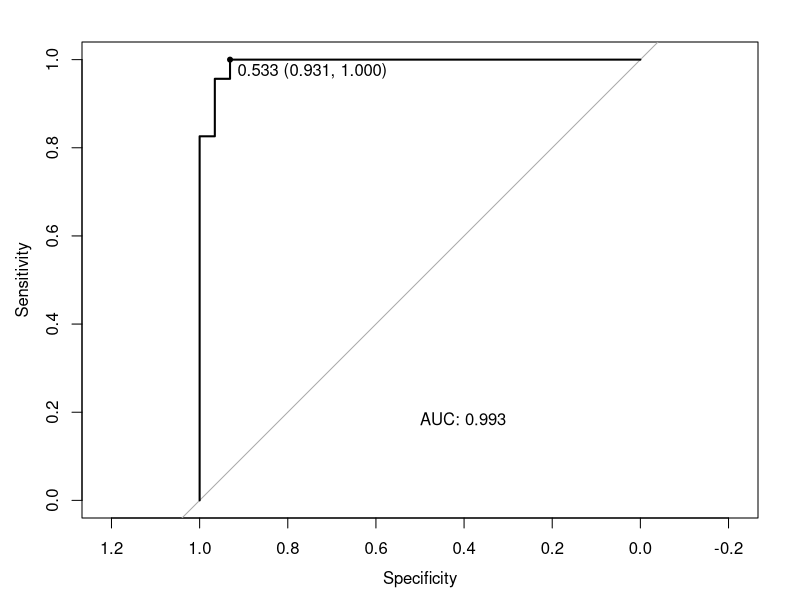

This chart was generated by the following R code:
# TODO: remove this from here, it will be present earlier in the markdown
library(MASS)
dataset <- read.csv("DataAssign2.csv")
set.seed(123)
train_indices <- sample(1:nrow(dataset), nrow(dataset) * 0.8)
train_data <- dataset[train_indices, ]
test_data <- dataset[-train_indices, ]

# fit an lda model imported from `MASS` on the training data we split earlier
lda.fit <- lda(V7 ~ V1 + V2 + V3 + V4 + V5 + V6, data=train_data)
print(lda.fit)

# we can now use the model to predict on our test data
lda.preds <- predict(lda.fit, test_data)

# let's create a confusion matrix to discuss our model's performance
lda.classes <- lda.preds$class

actual <- test_data$V7

confusion_matrix <- table(lda.classes, actual)
print(confusion_matrix)

true_negative <- confusion_matrix[1]
false_positive <- confusion_matrix[2]
false_negative <- confusion_matrix[3]
true_positive <- confusion_matrix[4]

accuracy <- (true_positive + true_negative) / (sum(confusion_matrix))
accuracy

precision <- true_positive / (true_positive + false_positive)
precision

recall <- true_positive / (true_positive + false_negative)
recall

f1_score <- 2 * ((precision * recall) / (precision + recall))
f1_score

# ROC CURVE
library(pROC)
roc_obj <- roc(response=test_data$V7, predictor=lda.preds$posterior[,2])
# TODO: tune `print.auc.y`
plot(roc_obj, print.auc = TRUE, print.thres = TRUE, print.auc.y = 0.2)


# precision recall f1
# load metrics package
# library(Metrics)
# prec <- Metrics::precision(lda.preds, actual)
# recall <- Metrics::recall(lda.preds, actual)
# f1 <- Metrics::f1(lda.preds, actual)
# print("precision:",prec)
# print("recall:",recall)
# print("f1:",f1)